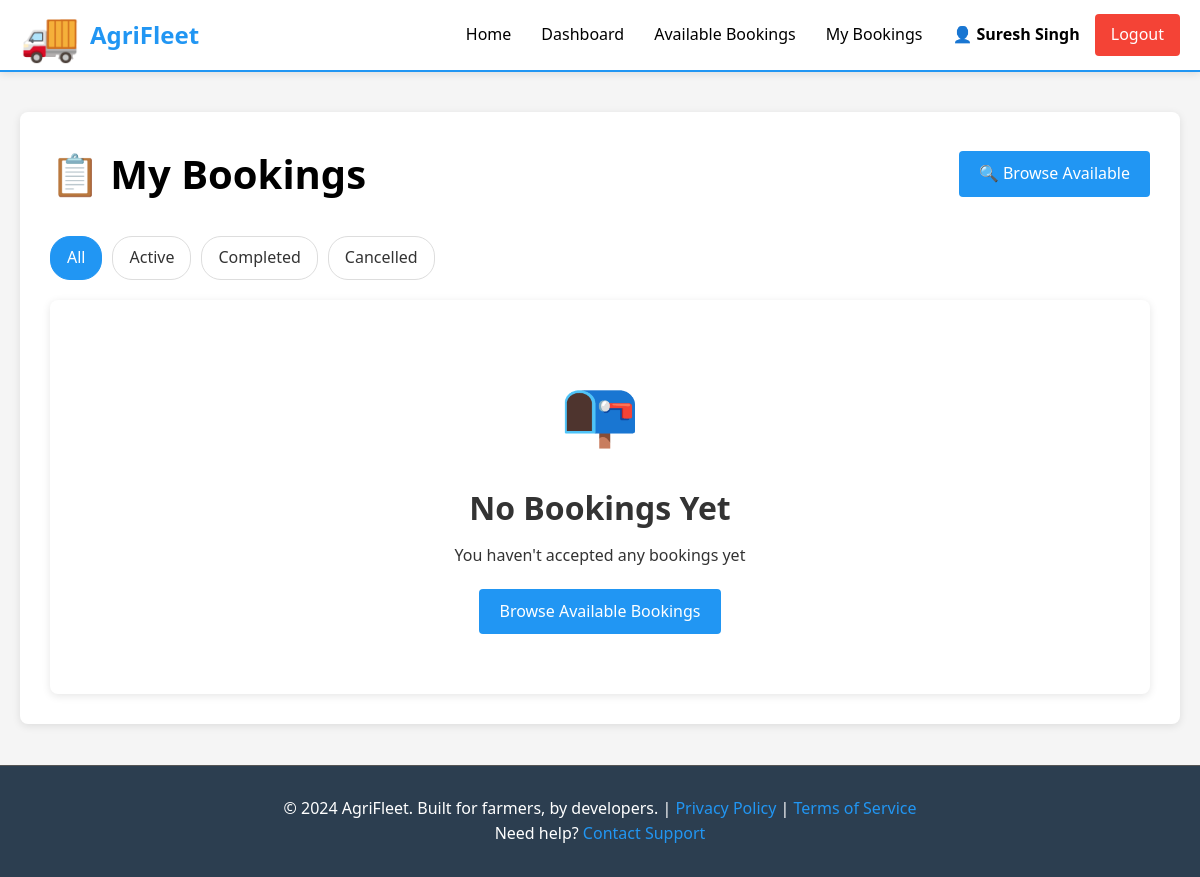
The app's page /driver/bookings (signed in), older data.
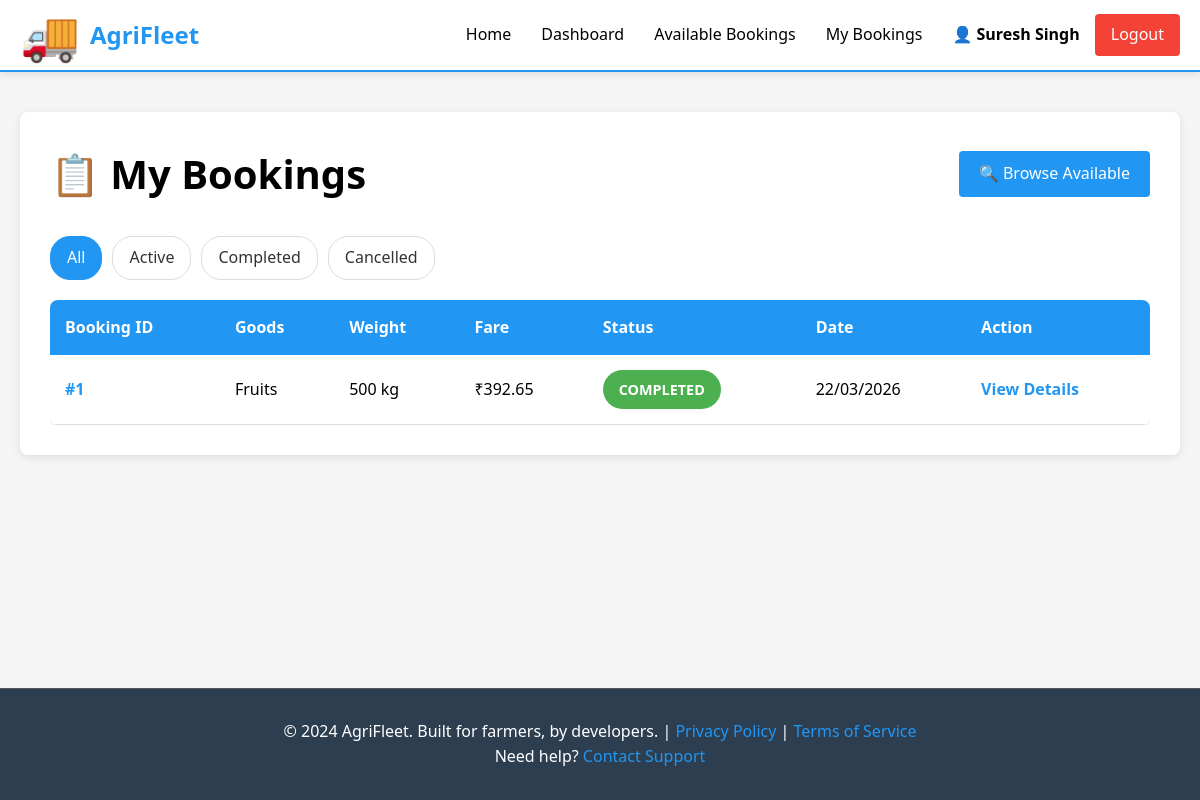
The same page, newer data.
### models.py (models this page shows, shortened)
class Booking(db.Model):
    __tablename__ = 'bookings'
    id = db.Column(db.Integer, primary_key=True)
    farmer_id = db.Column(db.Integer, db.ForeignKey('users.id'), nullable=False)
    driver_id = db.Column(db.Integer, db.ForeignKey('users.id'), nullable=True)
    pickup_latitude = db.Column(db.Float, nullable=False)
    pickup_longitude = db.Column(db.Float, nullable=False)
    dropoff_latitude = db.Column(db.Float, nullable=False)
    dropoff_longitude = db.Column(db.Float, nullable=False)
    goods_type = db.Column(db.String(255), nullable=False)
    weight_kg = db.Column(db.Integer, nullable=False)
    estimated_fare = db.Column(db.Float, nullable=False)
    final_fare = db.Column(db.Float)
    status = db.Column(db.String(20), default='PENDING', nullable=False)
    created_at = db.Column(db.DateTime, default=datetime.utcnow)
    accepted_at = db.Column(db.DateTime)
    completed_at = db.Column(db.DateTime)
    farmer = db.relationship('User', foreign_keys=[farmer_id], back_populates='farmer_bookings')
    driver_user = db.relationship('User', foreign_keys=[driver_id], back_populates='driver_bookings')

### routes/driver_routes.py (the view)
@driver_bp.route('/bookings')
@driver_required
def bookings():
    current_user = get_current_user()
    status_filter = request.args.get('status', None)
    query = Booking.query.filter_by(driver_id=current_user.id)
    if status_filter:
        query = query.filter_by(status=status_filter)
    bookings_list = query.order_by(Booking.created_at.desc()).all()
    return render_template(
        'driver/history.html',
        bookings=bookings_list,
        current_status=status_filter
    )

### app.py (called while the page is built)
def create_app(config_class=None):
    app = Flask(__name__, template_folder='templates', static_folder='static')
    if config_class is None:
        config_class = config
    app.config.from_object(config_class)
    db.init_app(app)
    app.register_blueprint(auth_bp)
    app.register_blueprint(farmer_bp)
    app.register_blueprint(driver_bp)
    @app.context_processor
    def inject_user():
        return {'current_user': get_current_user()}
    @app.errorhandler(404)
    def not_found(error):
        return render_template('errors/404.html'), 404
    @app.errorhandler(500)
    def server_error(error):
        return render_template('errors/500.html'), 500
    @app.route('/')
    def index():
        """Landing page"""
        return render_template('index.html')
    with app.app_context():
        db.create_all()
        logger.info('Database tables created')
    return app

### auth.py (called while the page is built)
def get_current_user():
    user_id = session.get('user_id')
    if user_id:
        return User.query.get(user_id)
    return None

def is_logged_in():
    return 'user_id' in session

### models.py (called while the page is built)
    def is_farmer(self):
        return self.role == 'farmer'

    def is_driver(self):
        return self.role == 'driver'

### templates/driver/history.html (shortened to what this page needs)
{% extends "base.html" %}
{% block content %}
<div class="list-container">
    <div class="list-header">
        <h1>📋 My Bookings</h1>
        <a href="{{ url_for('driver.available_bookings') }}" class="btn btn-primary">
            🔍 Browse Available
        </a>
    </div>
    <div class="filter-buttons">
        <a href="{{ url_for('driver.bookings') }}"
           class="filter-btn {% if not current_status %}active{% endif %}">
            All
        </a>
        <a href="{{ url_for('driver.bookings', status='ACCEPTED') }}"
           class="filter-btn {% if current_status == 'ACCEPTED' %}active{% endif %}">
            Active
        </a>
        <a href="{{ url_for('driver.bookings', status='COMPLETED') }}"
           class="filter-btn {% if current_status == 'COMPLETED' %}active{% endif %}">
            Completed
        </a>
        <a href="{{ url_for('driver.bookings', status='CANCELLED') }}"
           class="filter-btn {% if current_status == 'CANCELLED' %}active{% endif %}">
            Cancelled
        </a>
    </div>
    {% if bookings %}
        <div class="table-responsive">
            <table class="bookings-table">
                <thead>
                    <tr>
                        <th>Booking ID</th>
                        <th>Goods</th>
                        <th>Weight</th>
                        <th>Fare</th>
                        <th>Status</th>
                        <th>Date</th>
                        <th>Action</th>
                    </tr>
                </thead>
                <tbody>
                    {% for booking in bookings %}
                        <tr class="booking-row">
                            <td class="cell-id">#{{ booking.id }}</td>
                            <td>{{ booking.goods_type }}</td>
                            <td>{{ booking.weight_kg }} kg</td>
                            <td>
                                {% if booking.final_fare %}
                                    ₹{{ booking.final_fare }}
                                {% else %}
                                    ₹{{ booking.estimated_fare }}
                                {% endif %}
                            </td>
                            <td>
                                <span class="status-badge status-{{ booking.status|lower }}">
                                    {{ booking.status }}
                                </span>
                            </td>
                            <td>{{ booking.created_at.strftime('%d/%m/%Y') }}</td>
                            <td>
                                <a href="{{ url_for('driver.booking_details', booking_id=booking.id) }}"
                                   class="link-btn">View Details</a>
                            </td>
                        </tr>
                    {% endfor %}
                </tbody>
            </table>
        </div>
    {% else %}
        <div class="empty-state">
            <div class="empty-icon">📭</div>
            <h2>No Bookings Yet</h2>
            <p>
                {% if current_status %}
                    You don't have any {{ current_status|lower }} bookings
                {% else %}
                    You haven't accepted any bookings yet
                {% endif %}
            </p>
            <a href="{{ url_for('driver.available_bookings') }}" class="btn btn-primary">
                Browse Available Bookings
            </a>
        </div>
    {% endif %}
</div>
{% endblock %}

Row changes from the older to the newer data that the page shows:
now on this page (row edited): Booking: id "1", goods_type "Fruits", weight_kg "500", final_fare "392.65", status "COMPLETED", created_at "22/03/2026"
Text that changed along with them:
text no longer shown: "📭 No Bookings Yet You haven't accepted any bookings yet Browse Available Bookings"
text now shown: "Booking ID Goods Weight Fare Status Date Action"
